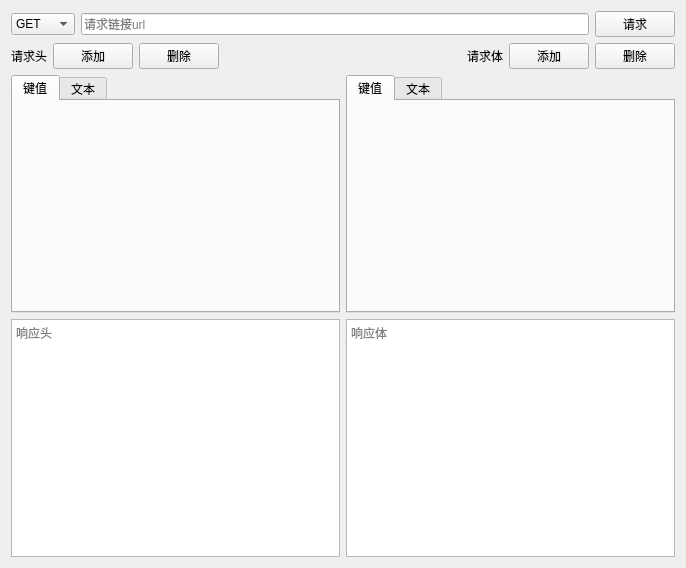
<?xml version="1.0" encoding="UTF-8"?>
<ui version="4.0">
 <class>Form</class>
 <widget class="QWidget" name="Form">
  <property name="geometry">
   <rect>
    <x>0</x>
    <y>0</y>
    <width>686</width>
    <height>568</height>
   </rect>
  </property>
  <property name="sizePolicy">
   <sizepolicy hsizetype="Expanding" vsizetype="Expanding">
    <horstretch>0</horstretch>
    <verstretch>0</verstretch>
   </sizepolicy>
  </property>
  <property name="windowTitle">
   <string>请求测试</string>
  </property>
  <layout class="QVBoxLayout" name="verticalLayout_2">
   <item>
    <layout class="QHBoxLayout" name="horizontalLayout_4">
     <item>
      <widget class="QComboBox" name="comboBox">
       <property name="sizePolicy">
        <sizepolicy hsizetype="Expanding" vsizetype="Fixed">
         <horstretch>1</horstretch>
         <verstretch>0</verstretch>
        </sizepolicy>
       </property>
       <item>
        <property name="text">
         <string>GET</string>
        </property>
       </item>
       <item>
        <property name="text">
         <string>POST</string>
        </property>
       </item>
      </widget>
     </item>
     <item>
      <widget class="QLineEdit" name="lineEdit">
       <property name="sizePolicy">
        <sizepolicy hsizetype="Expanding" vsizetype="Fixed">
         <horstretch>8</horstretch>
         <verstretch>0</verstretch>
        </sizepolicy>
       </property>
       <property name="placeholderText">
        <string>请求链接url</string>
       </property>
      </widget>
     </item>
     <item>
      <widget class="QPushButton" name="send_req_btn">
       <property name="sizePolicy">
        <sizepolicy hsizetype="Expanding" vsizetype="Fixed">
         <horstretch>1</horstretch>
         <verstretch>0</verstretch>
        </sizepolicy>
       </property>
       <property name="text">
        <string>请求</string>
       </property>
      </widget>
     </item>
    </layout>
   </item>
   <item>
    <layout class="QHBoxLayout" name="horizontalLayout">
     <item>
      <widget class="QLabel" name="label">
       <property name="text">
        <string>请求头</string>
       </property>
      </widget>
     </item>
     <item>
      <widget class="QPushButton" name="add1">
       <property name="sizePolicy">
        <sizepolicy hsizetype="Minimum" vsizetype="Fixed">
         <horstretch>0</horstretch>
         <verstretch>0</verstretch>
        </sizepolicy>
       </property>
       <property name="text">
        <string>添加</string>
       </property>
      </widget>
     </item>
     <item>
      <widget class="QPushButton" name="del1">
       <property name="text">
        <string>删除</string>
       </property>
      </widget>
     </item>
     <item>
      <spacer name="horizontalSpacer_3">
       <property name="orientation">
        <enum>Qt::Horizontal</enum>
       </property>
       <property name="sizeHint" stdset="0">
        <size>
         <width>40</width>
         <height>20</height>
        </size>
       </property>
      </spacer>
     </item>
     <item>
      <widget class="QLabel" name="label_2">
       <property name="text">
        <string>请求体</string>
       </property>
      </widget>
     </item>
     <item>
      <widget class="QPushButton" name="add2">
       <property name="text">
        <string>添加</string>
       </property>
      </widget>
     </item>
     <item>
      <widget class="QPushButton" name="del2">
       <property name="text">
        <string>删除</string>
       </property>
      </widget>
     </item>
    </layout>
   </item>
   <item>
    <layout class="QGridLayout" name="gridLayout">
     <item row="0" column="1">
      <widget class="QTabWidget" name="tabWidget_2">
       <property name="currentIndex">
        <number>0</number>
       </property>
       <widget class="QWidget" name="tab_3">
        <attribute name="title">
         <string>键值</string>
        </attribute>
       </widget>
       <widget class="QWidget" name="tab_4">
        <attribute name="title">
         <string>文本</string>
        </attribute>
       </widget>
      </widget>
     </item>
     <item row="0" column="0">
      <widget class="QTabWidget" name="tabWidget">
       <property name="currentIndex">
        <number>0</number>
       </property>
       <widget class="QWidget" name="tab">
        <attribute name="title">
         <string>键值</string>
        </attribute>
       </widget>
       <widget class="QWidget" name="tab_2">
        <attribute name="title">
         <string>文本</string>
        </attribute>
       </widget>
      </widget>
     </item>
     <item row="1" column="1">
      <widget class="QTextEdit" name="textEdit_2">
       <property name="placeholderText">
        <string>响应体</string>
       </property>
      </widget>
     </item>
     <item row="1" column="0">
      <widget class="QTextEdit" name="textEdit">
       <property name="placeholderText">
        <string>响应头</string>
       </property>
      </widget>
     </item>
    </layout>
   </item>
  </layout>
 </widget>
 <resources/>
 <connections/>
</ui>
